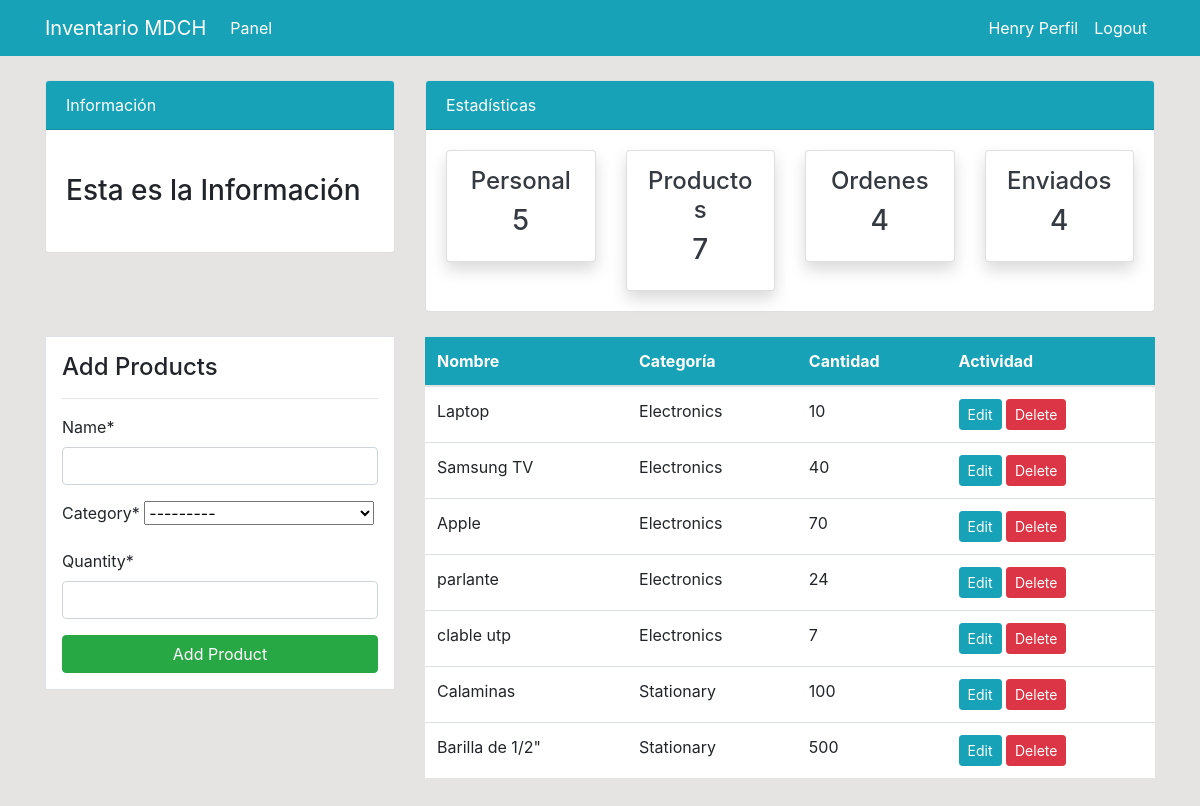
The app's page /product/ (signed in) with its own data.
### dashboard/models.py (models this page shows, shortened)
class Product(models.Model):
    name= models.CharField(max_length=100, null=True)
    category=models.CharField(max_length=30, choices=CATEGORY, null=True)
    quantity=models.PositiveIntegerField (null=True)
    class   Meta:
        verbose_name_plural= 'Product'

### dashboard/views.py (the view)
# urls.py: path('product/', views.product, name='dashboard-product'),
@login_required
def product(request):
    items=Product.objects.all() #Using ORM
    product_count=items.count()
    workers_count =User.objects.all().count()
    orders_count = Order.objects.all().count()
    if request.method=='POST':
        form=ProductForm(request.POST)
        if form.is_valid():
            form.save()
            product_name= form.cleaned_data.get('name')
            messages.success (request, f'{product_name} has been added')
            return redirect('dashboard-product')
    else:
        form=ProductForm()
    context={
        'items':items,
        'form':form,
        'workers_count': workers_count,
        'orders_count': orders_count,
        'product_count': product_count,
    }
    return render (request, 'dashboard/product.html',context)

### dashboard/forms.py
class ProductForm(forms.ModelForm):
    class Meta:
        model = Product
        fields = ['name','category','quantity']

### templates/dashboard/product.html (shortened to what this page needs)
{% extends 'partials/base.html'%}
{% load crispy_forms_tags %}
{%block content %}
{% include 'partials/topnav.html'%}
    <div class="container">
        <div class="row my-4">
            <div class="col-md-4">
                <div class="border bg-white p-3">
                    <h4>Add Products</h4>
                    <hr>
                    <form method="POST">
                        {{form|crispy}}
                        <input class="btn btn-success btn-block" type="submit" value="Add Product">
                    </form>
                </div>
            </div>
            <div class="col-md-8">
                <table class="table bg-white">
                    <thead class="bg-info">
                        <tr class="text-white">
                            <th scope="col">Nombre</th>
                            <th scope="col">Categoría</th>
                            <th scope="col">Cantidad</th>
                            <th scope="col">Actividad</th>
                        </tr>
                    </thead>
                    <tbody>
                        {%for item in items%}
                        <tr>
                            <td>{{item.name}}</td>
                            <td>{{item.category}}</td>
                            <td>{{item.quantity}}</td>
                            <td>
                                <a class="btn btn-info btn-sm" href="{% url 'dashboard-product-update' item.id%}">Edit</a>
                                <a class="btn btn-danger btn-sm" href="{% url 'dashboard-product-delete' item.id%}">Delete</a>
                            </td>
                        </tr>
                        {%endfor%}
                    </tbody>
                </table>
            </div>
        </div>
    </div>
{% endblock %}

### templates/partials/base.html (shortened to what this page needs)
{% load static %}
<!doctype html>
<html lang="en">
  <head>
    <link rel="stylesheet" href="https://cdn.jsdelivr.net/npm/bootstrap@4.6.2/dist/css/bootstrap.min.css"
>
    <link rel="stylesheet" href="{% static 'style.css' %}">
  </head>
  <body>
    {% include 'partials/nav.html'%}
      {% block content%}
      {% endblock%}
  </body>
</html>

### templates/partials/nav.html (shortened to what this page needs)
<nav class="navbar navbar-expand-lg navbar-info bg-info">
    <div class="container">
        {% if user.is_authenticated %}
        <a class="navbar-brand text-white" href="{% url 'dashboard-index' %}">Inventario MDCH</a>
        <div class="collapse navbar-collapse" id="navbarSupportedContent">
            <ul class="navbar-nav mr-auto">
                <li class="nav-item active">
                    <a class="nav-link text-white" href="{% url 'dashboard-index' %}">Panel </a>
                </li>
            </ul>
            <ul class="navbar-nav ml-auto">
                <li class="nav-item active">
                    <a class="nav-link text-white" href="{% url 'user-profile' %}">{{ selected_staff_username|default:user.username }} Perfil
                        <span class="sr-only">(current)</span></a>
                </li>
                <li class="nav-item">
                    <form action="{% url 'user-logout' %}" method="POST" style="display:inline;">
                        <button type="submit" class="btn btn-link nav-link text-white" style="border: none; background: none;">Logout</button>
                    </form>
                </li>
            </ul>
        </div>
        {% endif %}
    </div>
</nav>

### templates/partials/topnav.html (shortened to what this page needs)
    <div class="container">
        <div class="row mt-4">
            <div class="col-md-4">
                <div class="card">
                    <div class="card-header bg-info text-white">
                        Información
                    </div>
                    <div class="card-body">
                        <marquee behavior="" direction="">
                            <h3 class="my-4">Esta es la Información</h3>
                        </marquee>
                    </div>
                </div>
            </div>
            <div class="col-md-8">
                <div class="card">
                    <div class="card-header bg-info text-white">
                        Estadísticas
                    </div>
                    <div class="card-body">
                        <div class="row">
                            <div class="col-md-3">
                                <a class="text-decoration-none text-dark" href="{%url 'dashboard-staff'%}">
                                    <div class="card my-card shadow text-center p-3">
                                        <h4>Personal </h4>
                                        <h3>{{workers_count}}</h3>
                                    </div>
                                </a>
                            </div>
                            <div class="col-md-3">
                                <a class="text-decoration-none text-dark" href="{%url 'dashboard-product'%}">
                                    <div class="card my-card shadow text-center p-3">
                                        <h4>Productos </h4>
                                        <h3>{{product_count}}</h3>
                                    </div>
                                </a>
                            </div>
                            <div class="col-md-3">
                                <a class="text-decoration-none text-dark" href="{%url 'dashboard-order'%}">
                                    <div class="card my-card shadow text-center p-3">
                                        <h4>Ordenes </h4>
                                        <h3>{{orders_count}}</h3>
                                    </div>
                                </a>
                            </div>
                            <div class="col-md-3">
                                <a class="text-decoration-none text-dark" href="{%url 'dashboard-order'%}">
                                    <div class="card my-card shadow text-center p-3">
                                        <h4>Enviados </h4>
                                        <h3>{{orders_count}}</h3>
                                    </div>
                                </a>
                            </div>
                        </div>
                    </div>
                </div>
            </div>
        </div>
    </div>

### static/style.css (style rules this page uses)
body { background: rgb(230, 227, 227); }
.navbar-nav li { list-style: none; margin: 0; }

### records on screen
Product: name "Laptop", category "Electronics", quantity "10"
Product: name "Samsung TV", category "Electronics", quantity "40"
Product: name "Apple", category "Electronics", quantity "70"
Product: name "parlante", category "Electronics", quantity "24"
Product: name "clable utp", category "Electronics", quantity "7"
Product: name "Calaminas", category "Stationary", quantity "100"
Product: name "Barilla de 1/2\"", category "Stationary", quantity "500"

### other values on screen
{{ selected_staff_username|default:user.username }} "Henry"
{{ workers_count }} "5"
{{ product_count }} "7"
{{ orders_count }} "4"
